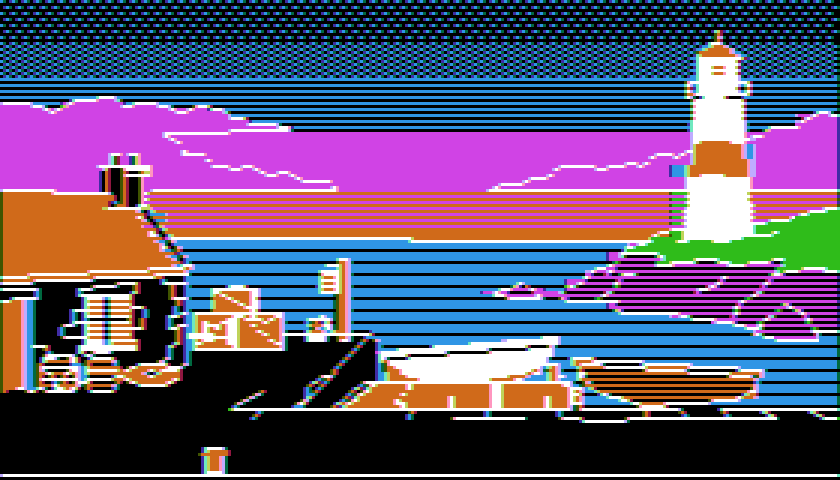
#> input picture styles/apple2-hires/assets/picture_fringe.png, 840 x 480 px, given in place of drollery.png, which was not available
$ python build_drollery.py
#> lines starting #> are read from the running program, lines starting #| are printed output that depends on the picture; long printed decimals are rounded; pictures that were not available may be replaced by others from this repository, and a replacement may not be noted
### styles/buchmalerei/scripts/build_badger.py
#!/usr/bin/env python3
"""Zerlegt die KI-Figur (assets/raw/badger.png, gpt-image mit echtem Alphakanal) in zwei Teile für eine
Schnittfiguren-Animation und verkleinert sie auf Spielgröße.

    .venv/bin/python styles/buchmalerei/scripts/build_badger.py [--height 330] [--preview out.png]

Teile:
  badger_arm.png   erhobener Unterarm mit Redegestus (zwei Finger), liegt HINTER dem Körper und dreht sich um die
                   Mitte der Ärmelmanschette. Nach unten verlängert (in Achsrichtung verschmiert), damit beim Drehen
                   unter der Manschette keine Lücke aufgeht.
  badger_body.png  alles andere, mit Manschette samt deren Kontur.
Trennung: Polygon um Unterarm und Hand (Quellkoordinaten); daraus wird die Manschette entfernt (cremefarbene
große Fläche, geöffnet, damit die weißen Glanzstriche des Fells nicht mitzählen, und um 9 px aufgedickt, damit ihre
Kontur beim Körper bleibt).
Verkleinern: vormultipliziertes Alpha, Lanczos, Höhe Fingerspitzen bis Sohle = --height.
badger.json: Bildgröße, Fußpunkt (Mitte der Sohlen, Unterkante), Drehpunkt des Arms (in beiden Bildern gleich,
beide Teile haben dieselbe Leinwand), Maßstab.
"""
import argparse, json, pathlib

import numpy as np
from PIL import Image, ImageDraw

ROOT = pathlib.Path(__file__).resolve().parents[1]
RAW = ROOT / "assets/raw/badger.png"
OUT = ROOT / "assets"

# Quellkoordinaten (1024x1536), gemessen an assets/raw/badger.png
ARM_POLY = [(800, 70), (1010, 70), (1010, 440), (965, 520), (930, 515), (800, 432), (788, 380), (786, 220)]
CUFF_BOX = (770, 400, 1010, 640)        # hier wird die Manschette gesucht
PIVOT_SRC = (872, 478)                  # Mitte der Manschettenöffnung
AXIS_DOWN = np.array([-0.18, 1.0])      # Richtung vom Handgelenk zur Manschette (verlängert den Arm nach unten)
PAD = 70                                # Rand der Leinwand in Quellpixeln (Platz für den gedrehten Arm)


# [7 lines left out: function dilate, not called in this run]


def erode(m, r):
    return ~dilate(~m, r)


def premul_resize(a, size):
    f = a.astype(np.float32) / 255.0
    rgb = f[..., :3] * f[..., 3:4]
    al = f[..., 3]
    rs = [np.array(Image.fromarray(rgb[..., i]).resize(size, Image.LANCZOS)) for i in range(3)]
    ra = np.clip(np.array(Image.fromarray(al).resize(size, Image.LANCZOS)), 0, 1)
    rgb2 = np.stack(rs, -1) / np.maximum(ra[..., None], 1e-4)
    out = np.dstack([np.clip(rgb2, 0, 1), ra])
    out[ra < 1 / 255.0] = 0
    return (out * 255).round().astype(np.uint8)


# [94 lines left out: function main, not called in this run]


# [2 lines that do not run on import are left out]

### styles/buchmalerei/scripts/build_miniature.py
#!/usr/bin/env python3
"""Bereitet die KI-Miniatur (assets/raw/bg2.png, gpt-image 1536x1024) für die Demo auf.

    .venv/bin/python styles/buchmalerei/scripts/build_miniature.py

1. Mitgemalten Rauch über dem Schornstein entfernen (Rauch wird in Godot animiert): Maske aus hellen, unbunten
   Pixeln im Rauchfenster, aufgedickt, gefüllt mit demselben Bildstück 48 px weiter rechts (gleiche Zeilen:
   Wolkenband und Abendstreifen laufen fast waagerecht), Rand weich überblendet.
2. Auf das Miniaturfenster der Seite verkleinern: 1536 -> 792 px (Faktor 0,515625, Lanczos), 2 Zeilen oben und
   unten abschneiden -> 792x524.
3. Masken als RGB (nie im Alphakanal, siehe PIPELINE.md): R = Blattgold (Farbton 36-58°, Sättigung > 0,38,
   Helligkeit > 0,42, nur über der Horizontlinie plus goldene Spiegelstriche im Wasser, ohne Lampe),
   G = Wasser (blaue Pixel unter dem Horizont, geschlossen, damit die weißen Wellenkringel dazugehören; danach
       nur blaue, weißliche und goldene Pixel, damit Masten und Wanten nicht mitwabern),
   B = Licht der Laterne (helle warme Pixel im Laternenglas).
4. mini_nocrest.png: Miniatur, in der die weißen Wellenkringel durch das umgebende Blau ersetzt sind.
5. miniature.json: Lage von Horizont, Schornstein, Leuchtfeuer, Laterne und Kai in Fensterkoordinaten.
"""
import json, pathlib

import numpy as np
from PIL import Image, ImageFilter

ROOT = pathlib.Path(__file__).resolve().parents[1]
RAW = ROOT / "assets/raw/bg2.png"
OUT = ROOT / "assets"
S = 792 / 1536
CROP_TOP = 2
WIN = (792, 524)


def hsv(a):
    a = a.astype(np.float32) / 255.0
    r, g, b = a[..., 0], a[..., 1], a[..., 2]
    mx, mn = a.max(-1), a.min(-1)
    d = mx - mn
    h = np.zeros_like(mx)
    m = d > 1e-6
    rr = m & (mx == r)
    gg = m & (mx == g) & ~rr
    bb = m & ~rr & ~gg
    h[rr] = ((g - b)[rr] / d[rr]) % 6
    h[gg] = (b - r)[gg] / d[gg] + 2
    h[bb] = (r - g)[bb] / d[bb] + 4
    h *= 60
    s = np.where(mx > 0, d / np.maximum(mx, 1e-6), 0)
    return h, s, mx


# [8 lines left out: function dilate, not called in this run]


def erode(m, r):
    return ~dilate(~m, r)


# [85 lines left out: function main, not called in this run]


# [2 lines that do not run on import are left out]

### styles/buchmalerei/scripts/build_drollery.py
#!/usr/bin/env python3
"""Bereitet die Randfigur (Drolerie: Hase mit Goldtrompete, assets/raw/drollery.png, gpt-image mit Alphakanal)
für den unteren Rand auf.

    .venv/bin/python styles/buchmalerei/scripts/build_drollery.py [--height 120]

Ausgabe: assets/drollery.png (RGBA, vormultipliziert mit Lanczos verkleinert), assets/drollery_gold.png
(RGB-Maske, R = Gold der Trompete: Farbton 36-56°, Sättigung > 0,58, Helligkeit > 0,62; G = 0; B = Relief aus der
Helligkeit), assets/drollery.json (Größe, Fußpunkt).
"""
import argparse, json, pathlib, sys

import numpy as np
from PIL import Image

sys.path.insert(0, str(pathlib.Path(__file__).resolve().parent))
from build_badger import premul_resize  # noqa: E402
from build_miniature import hsv  # noqa: E402

ROOT = pathlib.Path(__file__).resolve().parents[1]


def main():
    ap = argparse.ArgumentParser()
    ap.add_argument("--height", type=int, default=120)
    a = ap.parse_args()
    src = np.array(Image.open(ROOT / "assets/raw/drollery.png").convert("RGBA"))
    al = src[..., 3] > 128
#> al: shape (480, 840) bool; every value is 1
    ys, xs = np.nonzero(al)
    rows = al.sum(1)
#> rows = 480 values from 840 to 840
    sole = max(y for y in range(src.shape[0]) if rows[y] > 20)
#> sole = 479
    x0, y0, x1, y1 = xs.min() - 6, ys.min() - 6, xs.max() + 7, sole + 3
#> x0 = -6; y0 = -6; x1 = 846; y1 = 482
    s = a.height / float(y1 - y0)
#> s = 0.246
    size = (round((x1 - x0) * s), a.height)
#> size = (210, 120)
    crop = src[y0:y1, x0:x1]
    out = premul_resize(crop, size)
#> in premul_resize, `al = f[..., 3]`: al = [[1, 1, 1, 1, 1, 1], [1, 1, 1, 1, 1, 1], [1, 1, 1, 1, 1, 1], [1, 1, 1, 1, 1, 1], [1, 1, 1, 1, 1, 1], [1, 1, 1, 1, 1, 1]]
#> in premul_resize, `rs = [np.array(Image.fromarray(rgb[..., i]).resize(size, Image.LANCZOS..`: rs = 3 items
#> in premul_resize, `ra = np.clip(np.array(Image.fromarray(al).resize(size, Image.LANCZOS))..`: ra: shape (120, 210) float32; every value is 1
#> in premul_resize, `rgb2 = np.stack(rs, -1) / np.maximum(ra[..., None], 1e-4)`:
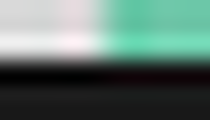
#> rgb2: shape (120, 210, 3) float32; mean of channels 0, 1, 2 0.359, 0.477, 0.437; drawn with min black and max white
#> in premul_resize, `out = np.dstack([np.clip(rgb2, 0, 1), ra])`:
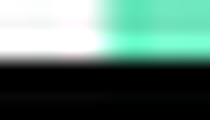
#> out: shape (120, 210, 4) float32; mean of channels 0, 1, 2, 3 0.36, 0.483, 0.442, 1; drawn as R, G, B
    Image.fromarray(out).save(ROOT / "assets/drollery.png")
    h, sat, v = hsv(crop[..., :3])
#> in hsv, `r, g, b = a[..., 0], a[..., 1], a[..., 2]`: r = [[1, 1, 1, 0.435, 0.435, 0.435], [1, 1, 1, 0.435, 0.435, 0.435], [1, 1, 1, 0.435, 0.435, 0.435], [0, 0, 0, 0, 0, 0], [0, 0, 0, 0, 0, 0], [0, 0, 0, 0, 0, 0]]; g = [[1, 1, 1, 0.91, 0.91, 0.91], [1, 1, 1, 0.91, 0.91, 0.91], [1, 1, 1, 0.91, 0.91, 0.91], [0, 0, 0, 0, 0, 0], [0, 0, 0, 0, 0, 0], [0, 0, 0, 0, 0, 0]]; b = [[1, 1, 1, 0.749, 0.749, 0.749], [1, 1, 1, 0.749, 0.749, 0.749], [1, 1, 1, 0.749, 0.749, 0.749], [0, 0, 0, 0, 0, 0], [0, 0, 0, 0, 0, 0], [0, 0, 0, 0, 0, 0]]
#> in hsv, `mx, mn = a.max(-1), a.min(-1)`: mx has the same summary as g; mn has the same summary as r
#> in hsv, `d = mx - mn`: d = [[0, 0, 0, 0.475, 0.475, 0.475], [0, 0, 0, 0.475, 0.475, 0.475], [0, 0, 0, 0.475, 0.475, 0.475], [0, 0, 0, 0, 0, 0], [0, 0, 0, 0, 0, 0], [0, 0, 0, 0, 0, 0]]
#> in hsv, `m = d > 1e-6`: m = [[False, False, False, True, True, True], [False, False, False, True, True, True], [False, False, False, True, True, True], [False, False, False, False, False, False], [False, False, False, False, False, False], [False, False, False, False, False, False]]
#> in hsv, `rr = m & (mx == r)`: rr = [[False, False, False, False, False, False], [False, False, False, False, False, False], [False, False, False, False, False, False], [False, False, False, False, False, False], [False, False, False, False, False, False], [False, False, False, False, False, False]]
#> in hsv, `gg = m & (mx == g) & ~rr`: gg has the same summary as m
#> in hsv, `bb = m & ~rr & ~gg`: bb has the same summary as rr
#> in hsv, `s = np.where(mx > 0, d / np.maximum(mx, 1e-6), 0)`: s = [[0, 0, 0, 0.522, 0.522, 0.522], [0, 0, 0, 0.522, 0.522, 0.522], [0, 0, 0, 0.522, 0.522, 0.522], [0, 0, 0, 0, 0, 0], [0, 0, 0, 0, 0, 0], [0, 0, 0, 0, 0, 0]]
#> h = [[0, 0, 0, 159.7, 159.7, 159.7], [0, 0, 0, 159.7, 159.7, 159.7], [0, 0, 0, 159.7, 159.7, 159.7], [0, 0, 0, 0, 0, 0], [0, 0, 0, 0, 0, 0], [0, 0, 0, 0, 0, 0]]; sat has the same summary as s in hsv; v has the same summary as g in hsv
    gold = (h >= 36) & (h <= 56) & (sat > 0.58) & (v > 0.62) & (crop[..., 3] > 128)
#> gold has the same summary as rr in hsv
    rel = np.clip((v - 0.5) * 2.2, 0, 1)
#> rel = [[1, 1, 1, 0.902, 0.902, 0.902], [1, 1, 1, 0.902, 0.902, 0.902], [1, 1, 1, 0.902, 0.902, 0.902], [0, 0, 0, 0, 0, 0], [0, 0, 0, 0, 0, 0], [0, 0, 0, 0, 0, 0]]
    mask = np.dstack([gold * 255, np.zeros_like(v), rel * 255]).astype(np.uint8)
    Image.fromarray(mask).resize(size, Image.BOX).save(ROOT / "assets/drollery_gold.png")
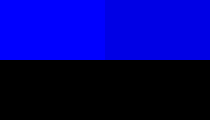
#> saved as drollery_gold.png: PIL image 210x120 RGB; mean R, G, B 0, 0, 121
    feet = np.nonzero(al[sole - 4])[0]
#> feet = 840 values from 0 to 839
    info = {"source": "assets/raw/drollery.png", "scale": s, "size": list(size),
            "foot": [round(((feet.min() + feet.max()) / 2 - x0) * s, 2), round((sole - y0) * s, 2)],
            "gold_px": int((np.array(Image.open(ROOT / "assets/drollery_gold.png"))[..., 0] > 127).sum())}
#> info = {'source': 'assets/raw/drollery.png', 'scale': 0.246, 'size': [210, 120], 'foot': [104.6, 119.3], 'gold_px': 0}
    (ROOT / "assets/drollery.json").write_text(json.dumps(info, indent=1))
    print(json.dumps(info))
#| {"source": "assets/raw/drollery.png", "scale": 0.2459, "size": [210, 120], "foot": [104.63, 119.26], "gold_px": 0}


if __name__ == "__main__":
    main()

$ run again, on styles/apple2-hires/assets/picture_ideal.png
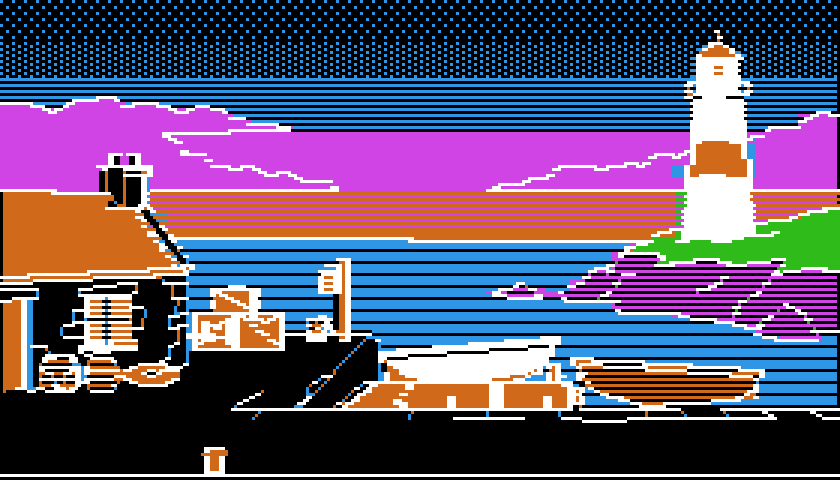
#> input picture styles/apple2-hires/assets/picture_ideal.png, 840 x 480 px, given in place of drollery.png, which was not available
#> rows = 480 values from 840 to 840
#> sole = 479
#> x0 = -6; x1 = 846; y1 = 482
#> in main, `s = a.height / float(y1 - y0)`: s = 0.246
#> size = (210, 120)
#> in premul_resize, `al = f[..., 3]`: al = [[1, 1, 1, 1, 1, 1], [1, 1, 1, 1, 1, 1], [1, 1, 1, 1, 1, 1], [1, 1, 1, 1, 1, 1], [1, 1, 1, 1, 1, 1], [1, 1, 1, 1, 1, 1]]
#> rs = 3 items
#> ra: shape (120, 210) float32; every value is 1
#> in premul_resize, `out = np.dstack([np.clip(rgb2, 0, 1), ra])`:
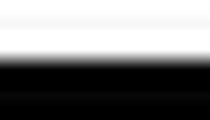
#> out: shape (120, 210, 4) float32; mean of channels 0, 1, 2, 3 0.5, 0.5, 0.5, 1; drawn as R, G, B
#> r = [[1, 1, 1, 1, 1, 1], [1, 1, 1, 1, 1, 1], [1, 1, 1, 1, 1, 1], [0, 0, 0, 0, 0, 0], [0, 0, 0, 0, 0, 0], [0, 0, 0, 0, 0, 0]]; g has the same summary as r; b has the same summary as r
#> mx has the same summary as r; mn has the same summary as r
#> d = [[0, 0, 0, 0, 0, 0], [0, 0, 0, 0, 0, 0], [0, 0, 0, 0, 0, 0], [0, 0, 0, 0, 0, 0], [0, 0, 0, 0, 0, 0], [0, 0, 0, 0, 0, 0]]
#> m = [[False, False, False, False, False, False], [False, False, False, False, False, False], [False, False, False, False, False, False], [False, False, False, False, False, False], [False, False, False, False, False, False], [False, False, False, False, False, False]]
#> rr has the same summary as m
#> gg has the same summary as m
#> bb has the same summary as m
#> in hsv, `s = np.where(mx > 0, d / np.maximum(mx, 1e-6), 0)`: s has the same summary as d
#> in main, `h, sat, v = hsv(crop[..., :3])`: h has the same summary as d in hsv; sat has the same summary as d in hsv; v has the same summary as r in hsv
#> gold has the same summary as m in hsv
#> rel has the same summary as r in hsv
#> in main, `Image.fromarray(mask).resize(size, Image.BOX).save(ROOT / "assets/drol..`:
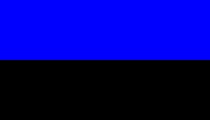
#> saved as drollery_gold.png: PIL image 210x120 RGB; mean R, G, B 0, 0, 127.5
#> feet = 840 values from 0 to 839
#> info = {'source': 'assets/raw/drollery.png', 'scale': 0.246, 'size': [210, 120], 'foot': [104.6, 119.3], 'gold_px': 0}
#| {"source": "assets/raw/drollery.png", "scale": 0.2459, "size": [210, 120], "foot": [104.63, 119.26], "gold_px": 0}
